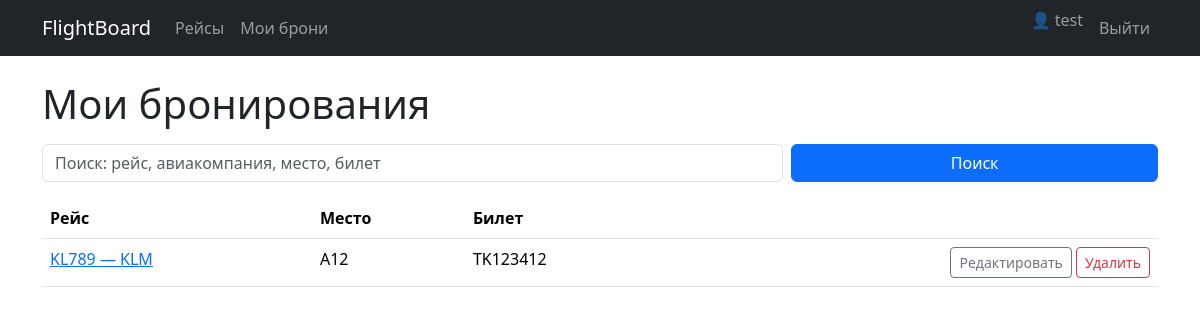
Page /my-reservations/ (signed in) on the committed database.
### flights/models.py (models this page shows, shortened)
class Reservation(models.Model):
    flight = models.ForeignKey(Flight, on_delete=models.CASCADE, related_name="reservations")
    user = models.ForeignKey(settings.AUTH_USER_MODEL, on_delete=models.CASCADE, related_name="reservations")
    seat = models.CharField("Место", max_length=10)
    created_at = models.DateTimeField("Дата создания", auto_now_add=True)
    ticket_number = models.CharField("Номер билета", max_length=50, blank=True)
    class Meta:
        unique_together = ("flight", "user", "seat")

class Flight(models.Model):
    FLIGHT_TYPE_CHOICES = [
        ("arrival", "Прилёт"),
        ("departure", "Вылет"),
    ]
    flight_number = models.CharField("Номер рейса", max_length=20)
    airline = models.CharField("Авиакомпания", max_length=100)
    departure_city = models.CharField("Откуда", max_length=100)
    arrival_city = models.CharField("Куда", max_length=100)
    departure_time = models.DateTimeField("Вылет (время)")
    arrival_time = models.DateTimeField("Прилёт (время)")
    flight_type = models.CharField("Тип", max_length=10, choices=FLIGHT_TYPE_CHOICES)
    gate = models.CharField("Гейт", max_length=10)

### flights/views.py (the view, shortened to what this page needs)
# urls.py: path("my-reservations/", views.my_reservations, name="my_reservations"),
@login_required
def my_reservations(request):
    q = request.GET.get("q", "").strip()
    reservations = Reservation.objects.filter(user=request.user).select_related("flight").order_by("-created_at")
    paginator = Paginator(reservations, 7)
    page_number = request.GET.get("page")
    page_obj = paginator.get_page(page_number)
    return render(request, "flights/my_reservations.html", {"page_obj": page_obj, "q": q})

### flights/templates/flights/my_reservations.html (shortened to what this page needs)
{% extends "base.html" %}
{% block content %}
  <h1 class="mb-3">Мои бронирования</h1>
  <form class="row g-2 mb-3" method="get">
    <div class="col-sm-8">
      <input class="form-control" name="q" value="{{ q }}" placeholder="Поиск: рейс, авиакомпания, место, билет">
    </div>
    <div class="col-sm-4">
      <button class="btn btn-primary w-100" type="submit">Поиск</button>
    </div>
  </form>
  <table class="table">
    <thead>
      <tr>
        <th>Рейс</th>
        <th>Место</th>
        <th>Билет</th>
        <th></th>
      </tr>
    </thead>
    <tbody>
      {% for r in page_obj %}
        <tr>
          <td><a href="{% url 'flights:flight_detail' r.flight.pk %}">{{ r.flight.flight_number }} — {{ r.flight.airline }}</a></td>
          <td>{{ r.seat }}</td>
          <td>{{ r.ticket_number|default:"—" }}</td>
          <td class="text-end">
            <a class="btn btn-sm btn-outline-secondary" href="{% url 'flights:reserve_edit' r.pk %}">Редактировать</a>
            <a class="btn btn-sm btn-outline-danger" href="{% url 'flights:reserve_delete' r.pk %}">Удалить</a>
          </td>
        </tr>
      {% empty %}
        <tr><td colspan="4" class="text-muted">Пока нет бронирований.</td></tr>
      {% endfor %}
    </tbody>
  </table>
{% endblock %}

### flights/templates/base.html (shortened to what this page needs)
<!doctype html>
<html lang="ru">
<head>
  <link href="https://cdn.jsdelivr.net/npm/bootstrap@5.3.3/dist/css/bootstrap.min.css" rel="stylesheet">
</head>
<body>
  <nav class="navbar navbar-expand-lg navbar-dark bg-dark">
    <div class="container">
      <a class="navbar-brand" href="{% url 'flights:flight_list' %}">FlightBoard</a>
      <div class="collapse navbar-collapse" id="nav">
        <ul class="navbar-nav me-auto">
          <li class="nav-item"><a class="nav-link" href="{% url 'flights:flight_list' %}">Рейсы</a></li>
          {% if user.is_authenticated %}
            <li class="nav-item"><a class="nav-link" href="{% url 'flights:my_reservations' %}">Мои брони</a></li>
          {% endif %}
        </ul>
        <ul class="navbar-nav">
          {% if user.is_authenticated %}
            <li class="nav-item"><span class="navbar-text me-2">👤 {{ user.username }}</span></li>
            <li class="nav-item"><a class="nav-link" href="{% url 'logout' %}">Выйти</a></li>
          {% else %}
            <li class="nav-item"><a class="nav-link" href="{% url 'login' %}">Войти</a></li>
            <li class="nav-item"><a class="nav-link" href="{% url 'flights:register' %}">Регистрация</a></li>
          {% endif %}
        </ul>
      </div>
    </div>
  </nav>
  <main class="container py-4">
    {% block content %}{% endblock %}
  </main>
</body>
</html>

### rows in the picture
Reservation: flight.flight_number "KL789", flight.airline "KLM", seat "A12", ticket_number "TK123412"

### other values in the picture
{{ user.username }} "test"
